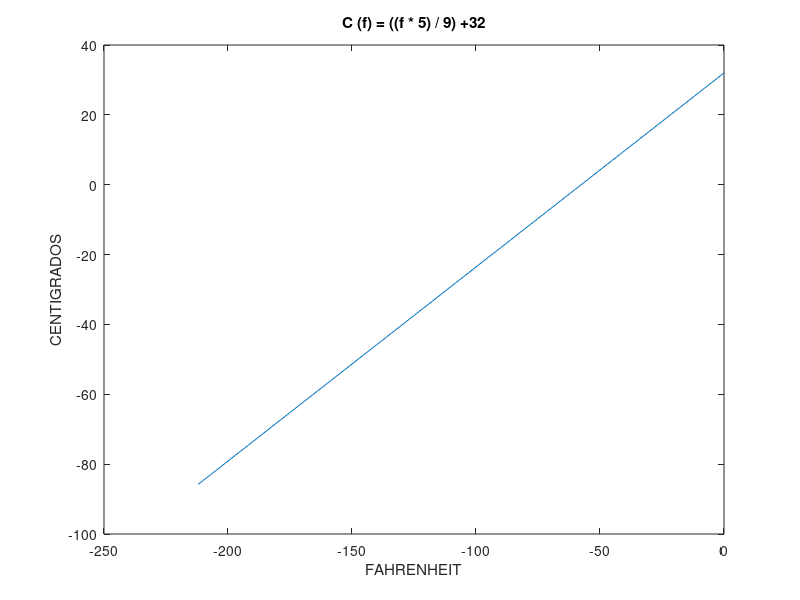

Here is the MATLAB script that generated this plot:
% Octave Script
% Title			:Funcion constante
% Description		:Script para graficar una funcion de la forma f(x)=a   
% Author		:Yessenia Correa Arvizu (YessiArvizu)
% Date			:20210401
% Sesion		:1
% Usage			:octave> /path/f_constante

% C (f) = ((f * 5) / 9) +32
% si se graficá su comportamiento es lineal
% ^
% y |
% |   
% | ____________
% | 
% | _____________> x
%

% limpiar variables
 clear
% Ejemplo f (x) = a
% Rango de -212..212 en i = 0.2
 f = -212: 0,2: 212; 
% Valor de la función 
 C = ((f * 5) / 9) +32; 
% Dibujar x, y
 plot(f, C);
% Titulo
 title("C (f) = ((f * 5) / 9) +32");
% Etiqueta para x
 xlabel ( " FAHRENHEIT " );
% Etiqueta para y
ylabel ("CENTIGRADOS");